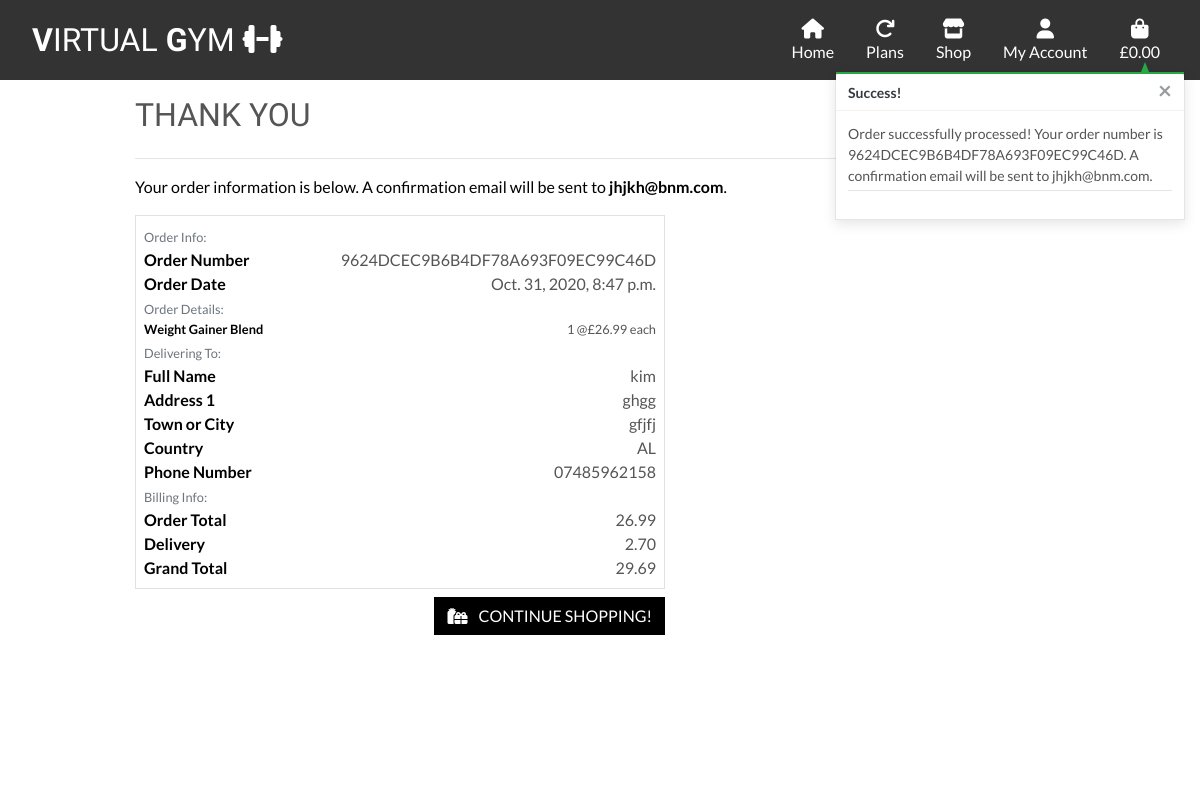
Screenshot of /checkout/checkout_success/9624DCEC9B6B4DF78A693F09EC99C46D with the database file from the repository.
### checkout/models.py (models this page shows, shortened)
class Order(models.Model):
    order_number = models.CharField(max_length=32, null=False, editable=False)
    user_profile = models.ForeignKey(UserProfile, on_delete=models.SET_NULL,
                                     null=True, blank=True,
                                     related_name='orders')
    full_name = models.CharField(max_length=50, null=False, blank=False)
    email = models.EmailField(max_length=254, null=False, blank=False)
    phone_number = models.CharField(max_length=20, null=False, blank=False)
    country = CountryField(blank_label='Country *', null=False, blank=False)
    postcode = models.CharField(max_length=20, null=True, blank=True)
    town_or_city = models.CharField(max_length=40, null=False, blank=False)
    street_address1 = models.CharField(max_length=80, null=False, blank=False)
    street_address2 = models.CharField(max_length=80, null=True, blank=True)
    county = models.CharField(max_length=80, null=True, blank=True)
    date = models.DateTimeField(auto_now_add=True)
    delivery_cost = models.DecimalField(max_digits=6, decimal_places=2,
                                        null=False, default=0)
    order_total = models.DecimalField(max_digits=10, decimal_places=2, null=False, default=0)
    grand_total = models.DecimalField(max_digits=10, decimal_places=2, null=False, default=0)
    original_bag = models.TextField(null=False, blank=False, default='')
    stripe_pid = models.CharField(max_length=254, null=False, blank=False, default='')

class OrderLineItem(models.Model):
    order = models.ForeignKey(Order, null=False, blank=False, on_delete=models.CASCADE, related_name='lineitems')
    product = models.ForeignKey(Product, null=False, blank=False, on_delete=models.CASCADE)
    product_size = models.CharField(max_length=2, null=True, blank=True) # XS, S, M, L, XL
    quantity = models.IntegerField(null=False, blank=False, default=0)
    lineitem_total = models.DecimalField(max_digits=6, decimal_places=2, null=False, blank=False, editable=False)

### products/models.py (models this page shows, shortened)
class Product(models.Model):
    category = models.ForeignKey('Category', null=True, blank=True,
                                 on_delete=models.SET_NULL)
    sku = models.CharField(max_length=254, null=True, blank=True)
    name = models.CharField(max_length=254)
    description = models.TextField()
    has_sizes = models.BooleanField(default=False, null=True, blank=True)
    price = models.DecimalField(max_digits=6, decimal_places=2)
    image_url = models.URLField(max_length=1024, null=True, blank=True)
    image = models.ImageField(null=True, blank=True)

### checkout/views.py (the view, shortened to what this page needs)
# urls.py: path('checkout_success/<order_number>', views.checkout_success, name='checkout_success'),
def checkout_success(request, order_number):
    save_info = request.session.get('save_info')
    order = get_object_or_404(Order, order_number=order_number)
    messages.success(request, f'Order successfully processed! \
        Your order number is {order_number}. A confirmation \
        email will be sent to {order.email}.')
    if 'bag' in request.session:
        del request.session['bag']
    template = 'checkout/checkout_success.html'
    context = {
        'order': order,
    }
    return render(request, template, context)

### bag/contexts.py (called while the page is built, shortened)
def bag_contents(request):
    bag_items = []
    total = 0
    product_count = 0
    bag = request.session.get('bag', {})
    if total < settings.FREE_DELIVERY_THRESHOLD:
        delivery = total * Decimal(settings.STANDARD_DELIVERY_PERCENTAGE / 100)
        free_delivery_delta = settings.FREE_DELIVERY_THRESHOLD - total
    else:
        delivery = 0
        free_delivery_delta = 0
    grand_total = delivery + total
    context = {
        'bag_items': bag_items,
        'total': total,
        'product_count': product_count,
        'delivery': delivery,
        'free_delivery_delta': free_delivery_delta,
        'free_delivery_threshold': settings.FREE_DELIVERY_THRESHOLD,
        'grand_total': grand_total,
    }
    return context

### checkout/templates/checkout/checkout_success.html (shortened to what this page needs)
{% extends "base.html" %}
{% load static %}
{% block page-header %}
    <div class="container header-container">
    </div>
{% endblock %}
{% block content %}
    <div class="overlay"></div>
    <div class="container">
        <div class="row">
            <div class="col mt-3">
                <h2 class="logo-font mb-4">Thank You</h2>
                <hr>
                <p class="text-black">Your order information is below. A confirmation email will be sent to <strong>{{ order.email }}</strong>.</p>
            </div>
        </div>
        <div class="row">
            <div class="col-12 col-lg-7">
                <div class="order-confirmation-wrapper p-2 border">
                    <div class="row">
                        <div class="col">
                            <small class="text-muted">Order Info:</small>
                        </div>
                    </div>
                    <div class="row">
                        <div class="col-12 col-md-4">
                            <p class="mb-0 text-black font-weight-bold">Order Number</p>
                        </div>
                        <div class="col-12 col-md-8 text-md-right">
                            <p class="mb-0">{{ order.order_number }}</p>
                        </div>
                    </div>
                    <div class="row">
                        <div class="col-12 col-md-4">
                            <p class="mb-0 text-black font-weight-bold">Order Date</p>
                        </div>
                        <div class="col-12 col-md-8 text-md-right">
                            <p class="mb-0">{{ order.date }}</p>
                        </div>
                    </div>
                    <div class="row">
                        <div class="col">
                            <small class="text-muted">Order Details:</small>
                        </div>
                    </div>
                    {% for item in order.lineitems.all %}
                    <div class="row">
                        <div class="col-12 col-md-4">
                            <p class="small mb-0 text-black font-weight-bold">
                                {{ item.product.name }}{% if item.product_size %} - Size {{ item.product.size|upper }}{% endif %}
                            </p>
                        </div>
                        <div class="col-12 col-md-8 text-md-right">
                            <p class="small mb-0">{{ item.quantity }} @£{{ item.product.price }} each</p>
                        </div>
                    </div>
                    {% endfor %}
                    <div class="row">
                        <div class="col">
                            <small class="text-muted">Delivering To:</small>
                        </div>
                    </div>
                    <div class="row">
                        <div class="col-12 col-md-4">
                            <p class="mb-0 text-black font-weight-bold">Full Name</p>
                        </div>
                        <div class="col-12 col-md-8 text-md-right">
                            <p class="mb-0">{{ order.full_name }}</p>
                        </div>
                    </div>
                    <div class="row">
                        <div class="col-12 col-md-4">
                            <p class="mb-0 text-black font-weight-bold">Address 1</p>
                        </div>
                        <div class="col-12 col-md-8 text-md-right">
                            <p class="mb-0">{{ order.street_address1 }}</p>
                        </div>
                    </div>
                    <div class="row">
                        <div class="col-12 col-md-4">
                            <p class="mb-0 text-black font-weight-bold">Town or City</p>
                        </div>
                        <div class="col-12 col-md-8 text-md-right">
                            <p class="mb-0">{{ order.town_or_city }}</p>
                        </div>
                    </div>
                    <div class="row">
                        <div class="col-12 col-md-4">
                            <p class="mb-0 text-black font-weight-bold">Country</p>
                        </div>
                        <div class="col-12 col-md-8 text-md-right">
                            <p class="mb-0">{{ order.country }}</p>
                        </div>
                    </div>
                    <div class="row">
                        <div class="col-12 col-md-4">
                            <p class="mb-0 text-black font-weight-bold">Phone Number</p>
                        </div>
                        <div class="col-12 col-md-8 text-md-right">
                            <p class="mb-0">{{ order.phone_number }}</p>
                        </div>
                    </div>
                    <div class="row">
                        <div class="col">
                            <small class="text-muted">Billing Info:</small>
                        </div>
                    </div>
                    <div class="row">
                        <div class="col-12 col-md-4">
                            <p class="mb-0 text-black font-weight-bold">Order Total</p>
                        </div>
                        <div class="col-12 col-md-8 text-md-right">
                            <p class="mb-0">{{ order.order_total }}</p>
                        </div>
                    </div>
                    <div class="row">
                        <div class="col-12 col-md-4">
                            <p class="mb-0 text-black font-weight-bold">Delivery</p>
                        </div>
                        <div class="col-12 col-md-8 text-md-right">
                            <p class="mb-0">{{ order.delivery_cost }}</p>
                        </div>
                    </div>
                    <div class="row">
                        <div class="col-12 col-md-4">
                            <p class="mb-0 text-black font-weight-bold">Grand Total</p>
                        </div>
                        <div class="col-12 col-md-8 text-md-right">
                            <p class="mb-0">{{ order.grand_total }}</p>
                        </div>
                    </div>
                </div>
            </div>
        </div>
        <div class="row">
			<div class="col-12 col-lg-7 text-right">
            {% if from_profile %}
                <a href="{% url 'profile' %}" class="btn btn-black rounded-0 my-2">
                    <span class="icon mr-2">
                        <i class="fas fa-angle-left"></i>
                    </span>
                    <span class="text-uppercase">Back to Profile</span>
                </a>
            {% else %}
                <a href="{% url 'products' %}?category=Accesories,Apparel,Nutrition" class="btn btn-black rounded-0 my-2">
                    <span class="icon mr-2">
                        <i class="fas fa-gifts"></i>
                    </span>
                    <span class="text-uppercase">Continue Shopping!</span>
                </a>
            {% endif %}
			</div>
		</div>
    </div>
{% endblock %}

### static/css/base.css (style rules this page uses)
html { height: 100%; }
body { background: url('/media/background.jpg') no-repeat center center fixed; background-size: cover; height: calc(100vh - 80px); color: #555; font-family: 'Lato' }
.icon { align-items: center; display: inline-flex; justify-content: center; height: 1.5rem; width: 1.5 rem; }
.logo-font { text-transform: uppercase; font-family: 'Krona One', sans-serif; }
.btn-black { background: black; color: white; }
.text-black { color: black; }
.overlay { height: 100%; width: 100%; top: 0; left: 0; position: fixed; background: white; z-index: -1; }
@media (min-width: 1200px) { .container { max-width:80%; } }
@media (min-width: 992px) { .header-container { padding-top: 80px; } }

### rows the page displays
Order: email "jhjkh@bnm.com", order_number "9624DCEC9B6B4DF78A693F09EC99C46D", date "Oct. 31, 2020, 8:47 p.m.", full_name "kim", street_address1 "ghgg", town_or_city "gfjfj", country "AL", phone_number "07485962158", order_total "26.99", delivery_cost "2.70", grand_total "29.69"
OrderLineItem: product.name "Weight Gainer Blend", quantity "1", product.price "26.99"

### other values shown
{{ message }} "Order successfully processed! Your order number is 9624DCEC9B6B4DF78A693F09EC99C46D. A confirmation email will be sent to jhjkh@bnm.com."
